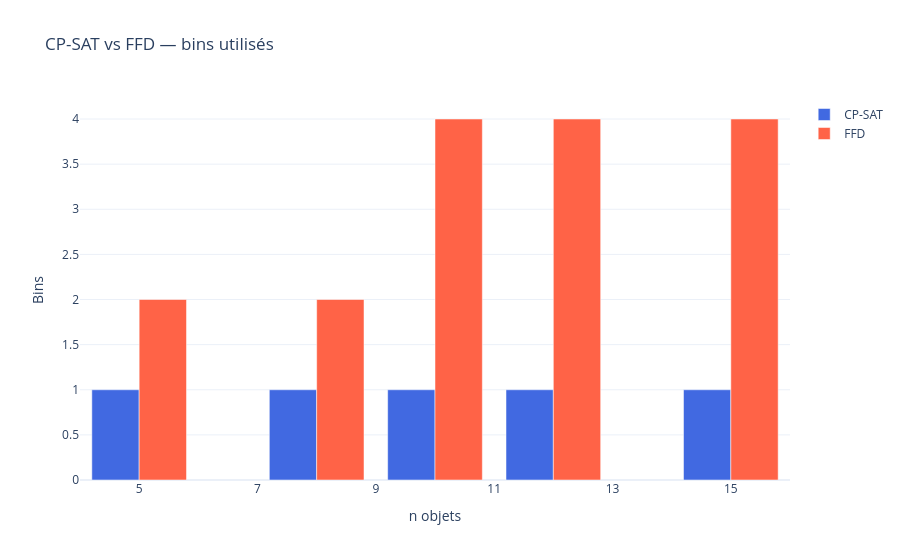

Write notebook code for a chart like this one.
### Code cell
fig2 = go.Figure([
    go.Bar(x=df_scale['n'], y=df_scale['CP-SAT bins'], name='CP-SAT', marker_color='royalblue'),
    go.Bar(x=df_scale['n'], y=df_scale['FFD bins'],    name='FFD',    marker_color='tomato'),
])
fig2.update_layout(barmode='group', title='CP-SAT vs FFD — bins utilisés',
    xaxis_title="n objets", yaxis_title='Bins', template='plotly_white')
fig2.show()

### Figure 1 — Plotly figure (JSON) as saved in the notebook; plotly's stock layout.template omitted (floating-point values rounded to 4 significant figures)
{"data": [{"marker": {"color": "royalblue"}, "name": "CP-SAT", "type": "bar", "x": [5, 8, 10, 12, 15], "y": [1, 1, 1, 1, 1]}, {"marker": {"color": "tomato"}, "name": "FFD", "type": "bar", "x": [5, 8, 10, 12, 15], "y": [2, 2, 4, 4, 4]}], "layout": {"barmode": "group", "title": {"text": "CP-SAT vs FFD — bins utilisés"}, "xaxis": {"title": {"text": "n objets"}}, "yaxis": {"title": {"text": "Bins"}}}}
